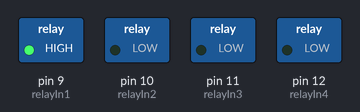
Bench run of a sketch on a simulated Arduino Uno, built with avr-gcc and run on an emulated ATmega328P. On the bench: switched loads named in the sketch (green lamp = pin HIGH).

Above: at 1.0 s.
At 3.0 s:
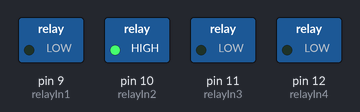
At 5.0 s:
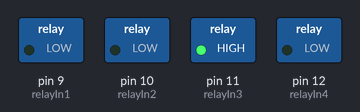
At 7.0 s:
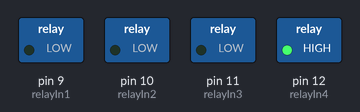
Timing chart, 0 to 10.4 s (numbered marks = the images above):
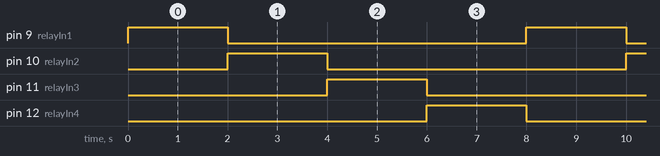

The sketch:

4_Channel_Relay.ino
```cpp
int relayIn1=9;
int relayIn2=10;
int relayIn3=11;
int relayIn4=12;
void setup() {
  pinMode(relayIn1, OUTPUT);
  pinMode(relayIn2, OUTPUT);
  pinMode(relayIn3, OUTPUT);
  pinMode(relayIn4, OUTPUT);

}

void loop() {
  digitalWrite(relayIn1, HIGH);
  delay(2000);
  digitalWrite(relayIn1, LOW);

  digitalWrite(relayIn2, HIGH);
  delay(2000);
  digitalWrite(relayIn2, LOW);

  digitalWrite(relayIn3, HIGH);
  delay(2000);
  digitalWrite(relayIn3, LOW);

  digitalWrite(relayIn4, HIGH);
  delay(2000);
  digitalWrite(relayIn4, LOW);


}
```

Measured:
- by itself, pin 9 (relayIn1), pin 10 (relayIn2), pin 11 (relayIn3), pin 12 (relayIn4): alternates HIGH for 2.0 s and LOW for 6.0 s
- by itself, everything shown: repeats every 8.0 s, in 5 steps
